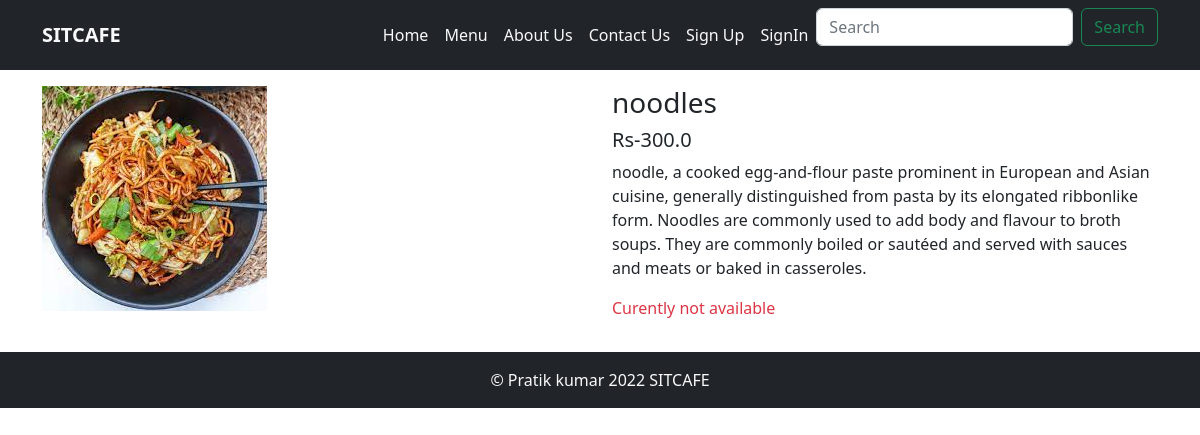
Page /food/details/6/ on the committed database.
### food/models.py (models this page shows, shortened)
class Food(models.Model):
    category = models.ForeignKey(cuisine, on_delete = models.DO_NOTHING)
    name = models.CharField(max_length = 100)
    description = models.TextField()
    secondery_desscription = models.TextField(blank = True)
    price = models.FloatField()
    is_available = models.BooleanField(default = True)
    image = models.ImageField(upload_to = "food_images/")

### food/views.py (the view)
# urls.py: path('details/<int:id>/',views.details,name='details'),
def details(request, id):
    food = Food.objects.get(id = id)
    context = {
        'food' : food
    }
    return render(request,'food/details.html',context)

### templates/food/details.html (shortened to what this page needs)
{% extends 'base.html' %}
{% block content %}
<div class ='container'>
    <div class ="row my-3">
        <div class='col-md-6'>
            <img src="{{food.image.url}}" alt="{{food.name}}">
        </div>
        <div class = 'col-md-6'>
            <h3>{{food.name}}</h3>
            <h5>Rs-{{food.price}} </h5>
            <p class ='text-lead'>{{food.description}}</p>
            <div class ='my-2'>
                {% if food.is_available %}
                    {% if user.is_authenticated %}
                    <form action="{% url 'add_to_cart' %}" method ='POST'>
                        {% csrf_token %}
                        <input type="hidden" name='food_id' value ='{{food.id}}'>
                            <div class="input-group mb-3">
                            <button class="btn btn-outline-secondary" type="button" onclick="decrement()">-</button>
                            <input type="text" class="quantity" id="quantity" name ="quantity" value = "1" readonly>
                            <button class="btn btn-outline-secondary" type="button" onclick="increment()">+</button>
                        </div>
                        <input type="submit" value="Add to cart" class = "btn btn-primary w-100">
                    </form>
                    {% comment %} <a href="" class ="btn btn-primary btn-sm w-100">Add to Cart</a> {% endcomment %}
                    {% else %}
                        <a href={% url 'sign_in' %} class ="btn btn-primary btn-sm w-100">sign in to buy</a>
                    {% endif %}
                {% else %}
                    <p class='text-danger'>Curently not available</p>
                {% endif %}
            </div>
        </div>
    </div>
</div>
{% endblock content %}

### rows in the picture
Food: image (picture), name "noodles", price "300.0", description "noodle, a cooked egg-and-flour paste prominent in European and Asian cuisine, generally distinguished from pasta by its elongated ribbonlike form. Noodles are commonly used to add body and flavour to broth soups. They are commonly boiled or sautéed and served with sauces and meats or baked in casseroles."
